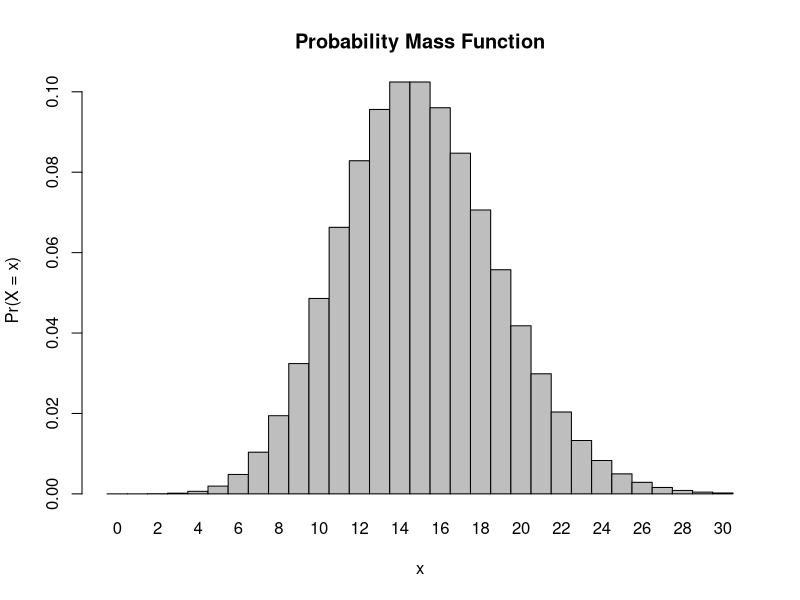
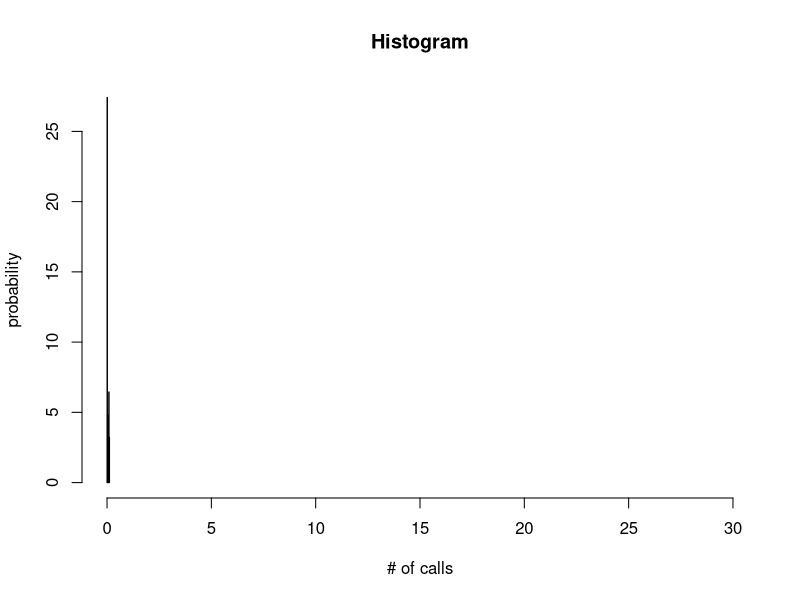

Write the R code that produced these figures, in order.
## ---- chunk 1
x <- 0:8
l <- 15
probset <- 1 - dpois(x, lambda = l)
probset
## ---- chunk 2
x <- 0
l <- 15
probset <- dpois(x, lambda = l)
probset
## ---- chunk 3
x <- 3
l <- 15
probset <- dpois(x, lambda = l)
probset
## ---- chunk 4
x <- 0:30
l <- 15
probset <- dpois(x, lambda = l)
barplot(probset, names.arg = x, space = 0, xlab = "x", ylab = "Pr(X = x)", main = "Probability Mass Function")
## ---- chunk 5
lambda <- 15
stimulation <- rpois(104, lambda)
stimulation
## ---- chunk 6
x <- 0:30
l <- 15
probset <- dpois(x, lambda = l)
hist(probset, probability = TRUE, xlab = "# of calls", ylab = "probability", main = "Histogram", xlim = c(0,30) )
